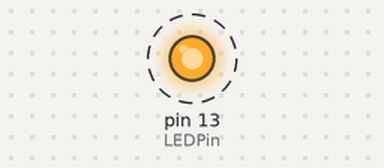
The sketch below on a simulated Arduino Uno, built with avr-gcc and run on an emulated ATmega328P. Shown: output pins drawn as LEDs (lit = HIGH). Dashed ring = blinking.

Above: at 0.5 s.
Timing chart, 0 to 4.6 s (numbered marks = the images above):
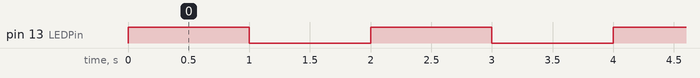

Measured:
- by itself, pin 13 (LEDPin): alternates HIGH for 1.0 s and LOW for 1.0 s

The sketch:

my_blink.ino
```cpp
// Text following double forward slashes are comments in C++.
// There is an example built into the Arduino IDE very similar to this called "blink.ino".

// In C++, variables must be declared with a data type (we will learn more about data types later).
// They must also be initialized, which means a value is assigned to it.
// This can happen at the same time like below or later in the setup or loop functions.
int LEDPin = 13;

// All Arduino sketches have a setup function like the following. This function runs exactly once
// when the Arduino powers up. It is used to set up the device and initialize certain
// functions and processes.
// NOTE: In general variables defined inside a function are not available outside of the funciton.
// This is referred to as variable "scope". A variable defined outside of the setup and loop functions.
// like LEDPin above has global scope, which means it can be accessed anywhere.

void setup() {
  // initiallize LEDPin, which is a digital pin, as an output.
  // Outputs can safely source or sink up to 20 mA of electric current.
  pinMode(LEDPin, OUTPUT);
}

// All Arduino sketches have a loop function like the following. This function runs
// over and over again until the Arduino loses power.

void loop() {
  // digitalWrite() is a built-in function that sets digital pins on the Arduino to high voltage
  // or low voltage. Here this translates to turning the LED connected to pin 13 on or off.
  digitalWrite(LEDPin, HIGH); // turn the LED on by setting the voltage level HIGH (5V)
  delay(1000); // wait 1000 ms or 1 s
  digitalWrite(LED_BUILTIN, LOW); // turn the LED off by setting the voltage level LOW (0V)
  delay(1000); // wait another 1 s
}
```
